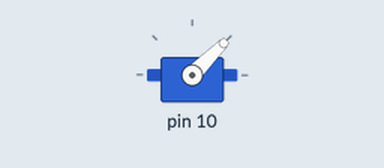
Recording of a sketch running on a simulated Arduino Uno, built with avr-gcc and run on an emulated ATmega328P. On the bench: servo. What the sketch prints to the serial monitor is not drawn.

Above: at 0.05 s.
Timing chart, 0 to 4.6 s (numbered marks = the images above):
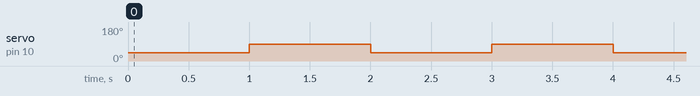

The sketch:

Wrist.ino
```cpp
#include "Wrist.h"

Wrist wrist(10);

Servo myServo;

void setup() {
  Serial.begin(9600);
  wrist.init();
}

void loop() {
  wrist.moveUp();
  delay(1000);
  wrist.moveDown();
  delay(1000);
}
```

Wrist.cpp
```cpp
#include "Wrist.h"

Wrist::Wrist(int pin)
{
  this->pin = pin;
}

void Wrist::init()
{
  servo.attach(pin);
  pinMode(pin, INPUT_PULLUP);
}

void Wrist::moveUp()
{
  Serial.println("Moving wrist up");
  int angle = 45;
  servo.write(angle);
  Serial.println("Wrist at:");
  Serial.println(angle);
}

void Wrist::moveDown()
{
  Serial.println("Moving wrist down");
  int angle_2 = 90;
  servo.write(angle_2);
  Serial.println("Arm at: ");
  Serial.println(angle_2);
}
```

Wrist.h
```cpp
#ifndef WRIST_H
#define WRIST_H

#include <Arduino.h>
#include <Servo.h>

class Wrist
{
private:
  int pin;
  Servo servo;
public:
  Wrist() {}//do not use
  Wrist(int pin);

  void init();
  void moveUp();
  void moveDown();
};

#endif
```

Measured:
- by itself, servo on pin 10: alternates 90° for 1.0 s and 45° for 1.0 s
